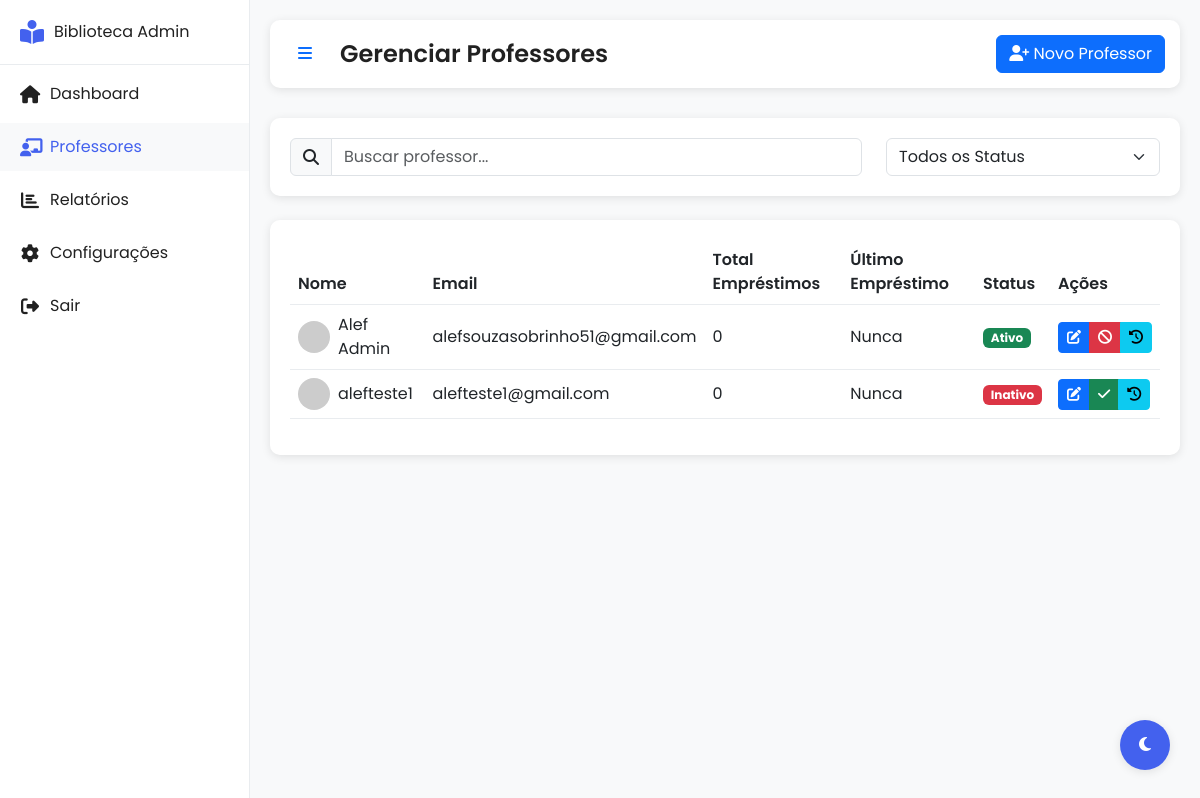
/frontend/admin/professores.php (signed in), run on an earlier commit of the app's database.
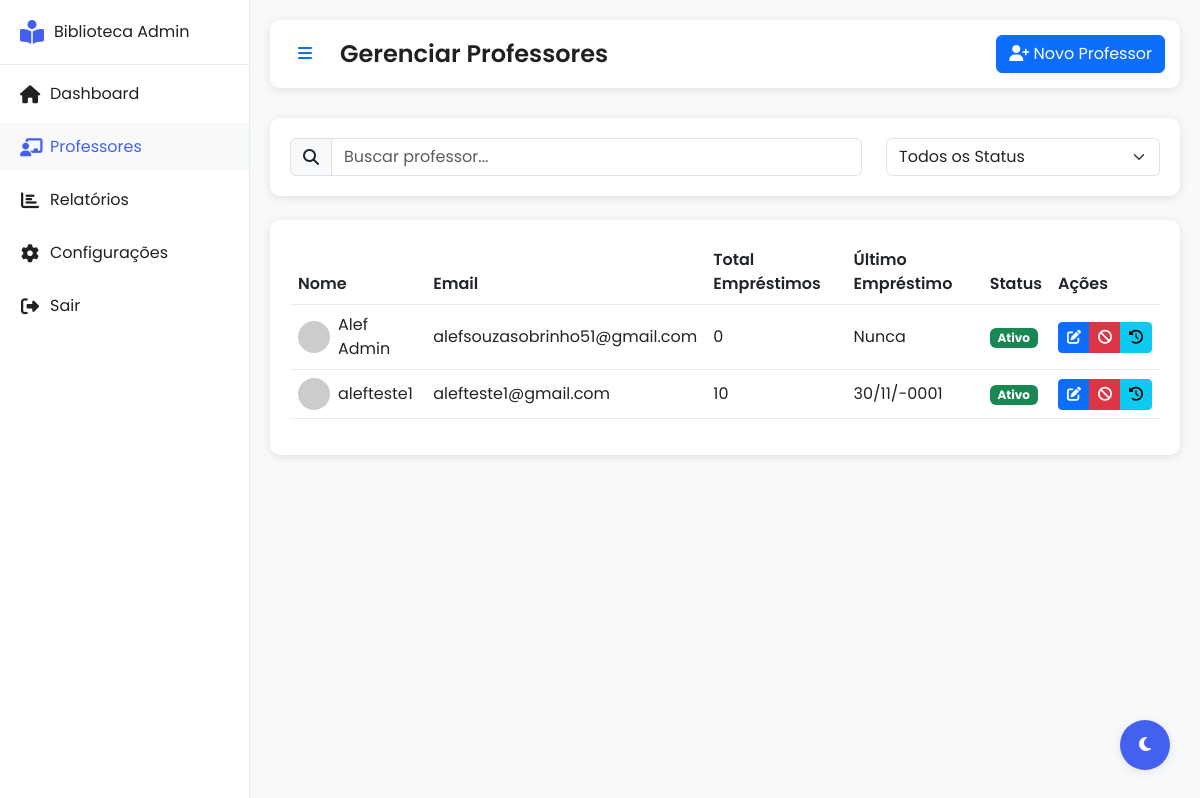
And on a later commit of the database.
### tables this page shows
CREATE TABLE `professores` (
  `id` int(11) NOT NULL,
  `nome` varchar(100) NOT NULL,
  `email` varchar(100) NOT NULL,
  `cpf` varchar(14) NOT NULL,
  `senha` varchar(255) NOT NULL,
  `data_cadastro` datetime DEFAULT current_timestamp(),
  `ultimo_login` datetime DEFAULT NULL,
  `ativo` tinyint(1) DEFAULT 1,
  `admin` tinyint(1) DEFAULT 0
);

### frontend/admin/professores.php (the view, shortened to what the changed rows need)
<?php
require_once '../../includes/conn.php';
$stmt = $conn->prepare("
    SELECT
        p.*,
        COUNT(e.id) as total_emprestimos,
        MAX(e.data_emprestimo) as ultimo_emprestimo
    FROM professores p
    LEFT JOIN emprestimos e ON p.id = e.professor_id
    GROUP BY p.id
    ORDER BY p.nome ASC
");
$stmt->execute();
$professores = $stmt->get_result();
?>
<!DOCTYPE html>
<html lang="pt" data-theme="light">
<head>
    <link href="https://cdn.jsdelivr.net/npm/bootstrap@5.3.0/dist/css/bootstrap.min.css" rel="stylesheet">
    <link rel="stylesheet" href="https://cdnjs.cloudflare.com/ajax/libs/font-awesome/6.4.0/css/all.min.css">
    <link rel="stylesheet" href="https://cdn.jsdelivr.net/npm/sweetalert2@11.0.19/dist/sweetalert2.min.css">
    <link rel="stylesheet" href="css/admin.css">
</head>
<body>
    <div class="main-content">
        <header class="content-header">
            <div class="header-left">
                <h1>Gerenciar Professores</h1>
            </div>
        </header>
        <div class="card">
            <div class="card-body">
                <div class="table-responsive">
                    <table class="table table-hover">
                        <thead>
                            <tr>
                                <th>Nome</th>
                                <th>Email</th>
                                <th>Total Empréstimos</th>
                                <th>Último Empréstimo</th>
                                <th>Status</th>
                                <th>Ações</th>
                            </tr>
                        </thead>
                        <tbody>
                            <?php while ($prof = $professores->fetch_assoc()): ?>
                                <tr>
                                    <td>
                                        <div class="d-flex align-items-center">
                                            <img src="https://ui-avatars.com/api/?name=<?php echo urlencode($prof['nome']); ?>&background=random"
                                                 alt="<?php echo htmlspecialchars($prof['nome']); ?>"
                                                 class="rounded-circle me-2"
                                                 style="width: 32px; height: 32px;">
                                            <?php echo htmlspecialchars($prof['nome']); ?>
                                        </div>
                                    </td>
                                    <td><?php echo htmlspecialchars($prof['email']); ?></td>
                                    <td><?php echo $prof['total_emprestimos']; ?></td>
                                    <td>
                                        <?php
                                        echo $prof['ultimo_emprestimo']
                                            ? date('d/m/Y', strtotime($prof['ultimo_emprestimo']))
                                            : 'Nunca';
                                        ?>
                                    </td>
                                    <td>
                                        <?php if ($prof['ativo']): ?>
                                            <span class="badge bg-success">Ativo</span>
                                        <?php else: ?>
                                            <span class="badge bg-danger">Inativo</span>
                                        <?php endif; ?>
                                    </td>
                                    <td>
                                        <div class="btn-group">
                                            <button class="btn btn-sm btn-primary" onclick="editarProfessor(<?php echo $prof['id']; ?>)">
                                                <i class="fas fa-edit"></i>
                                            </button>
                                            <button class="btn btn-sm btn-<?php echo $prof['ativo'] ? 'danger' : 'success'; ?>"
                                                    onclick="alterarStatus(<?php echo $prof['id']; ?>, <?php echo $prof['ativo']; ?>)">
                                                <i class="fas fa-<?php echo $prof['ativo'] ? 'ban' : 'check'; ?>"></i>
                                            </button>
                                            <button class="btn btn-sm btn-info" onclick="verHistorico(<?php echo $prof['id']; ?>)">
                                                <i class="fas fa-history"></i>
                                            </button>
                                        </div>
                                    </td>
                                </tr>
                            <?php endwhile; ?>
                        </tbody>
                    </table>
                </div>
            </div>
        </div>
    </div>
</body>
</html>

What changed in the data, as far as the page shows it:
changed professores "alefteste1": total_emprestimos "0" → "10"; ultimo_emprestimo (not shown) → "30/11/-0001"; ativo "Inativo" → "Ativo"; no longer shows "Nunca"
